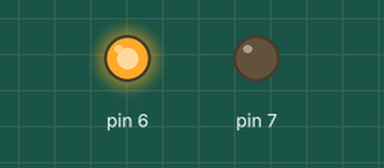
Bench run of a sketch on a simulated Arduino Uno, built with avr-gcc and run on an emulated ATmega328P. On the bench: output pins drawn as LEDs (lit = HIGH).

Above: at 2.5 s.
At 7.5 s:
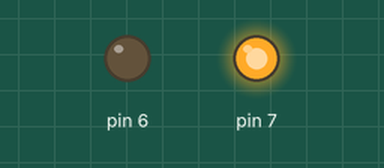
Timing chart, 0 to 13.0 s (numbered marks = the images above):
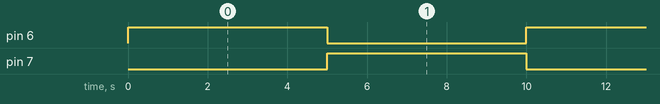

Measured:
- by itself, pin 6, pin 7: alternates HIGH for 5.0 s and LOW for 5.0 s

The sketch:

motor-test.ino
```cpp
/*
 *
 * Runs the motor driver in forward and reverse to test
 * motor functionality.
 *
 */

void setup() {
  // put your setup code here, to run once:

  pinMode(7, OUTPUT);
  pinMode(6, OUTPUT);
  digitalWrite(6, LOW);
  digitalWrite(7, LOW);
}

void loop() {
  // put your main code here, to run repeatedly:
  digitalWrite(6, HIGH);
  digitalWrite(7, LOW);
  delay(5000);
  digitalWrite(7, HIGH);
  digitalWrite(6, LOW);
  delay(5000);
}
```
